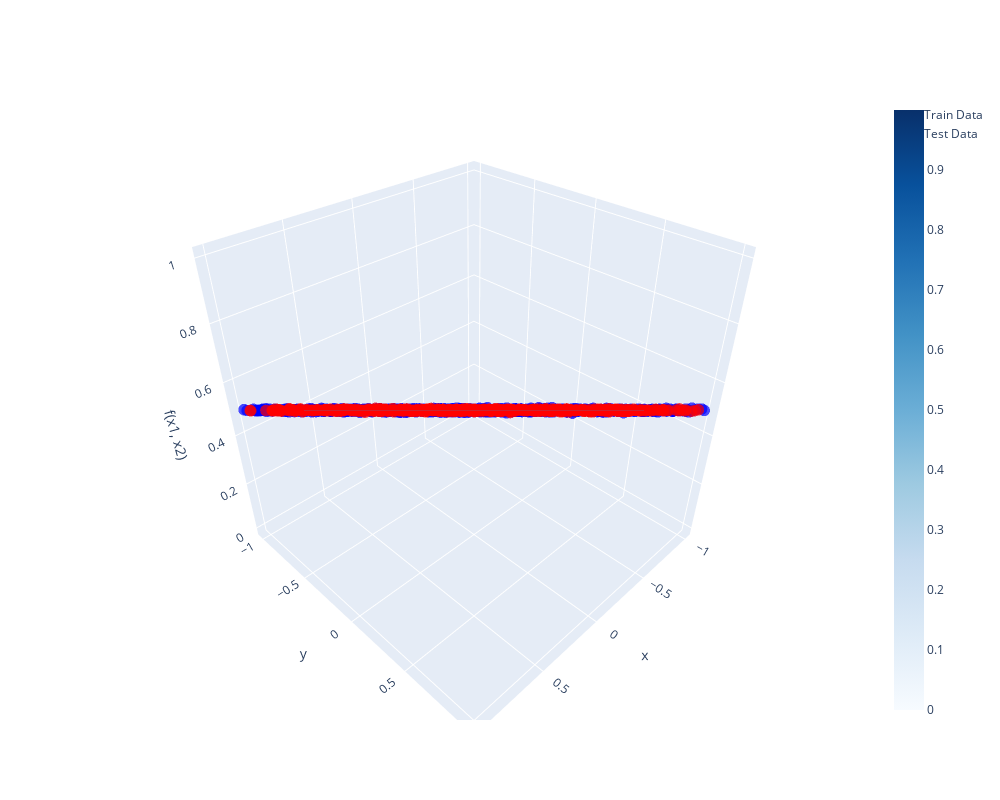

This figure's notebook cell:
### Code cell
## Define values in the z axis
z_values = f_output(x1_mesh, x2_mesh, 0)  # Usamos noise=0 para la superficie
## Min max scaler to z_values
z_values = min_max_scaler(z_values,y_min.numpy(),y_max.numpy())

# Crear Scatter3d para datos de entrenamiento y prueba
scatter_train = go.Scatter3d(
    x=X_train_tensor[:, 0],
    y=X_train_tensor[:, 1],
    z=y_train_tensor[:, 0],
    mode='markers',
    marker=dict(size=4, opacity=0.7, color='blue'),
    name='Train Data'
)

scatter_test = go.Scatter3d(
    x=X_test_tensor[:, 0],
    y=X_test_tensor[:, 1],
    z=y_test_tensor[:, 0],
    mode='markers',
    marker=dict(size=4, opacity=0.7, color='red'),
    name='Test Data'
)

# Crear la superficie para la función subyacente
surface_true = go.Surface(x=x1_mesh, y=x2_mesh, z=z_values, opacity=0.5, colorscale='Blues', name='True Function')

# Crear el gráfico
fig = go.Figure(data=[scatter_train, scatter_test, surface_true])
fig.update_layout(scene=dict(zaxis_title='f(x1, x2)',aspectmode='cube'),
    width=1000,  # Cambia el ancho de la figura
    height=800)
fig.update_coloraxes(showscale=False)
fig.show()

### Figure 1 — Plotly figure (JSON) as saved in the notebook; plotly's stock layout.template omitted (floating-point values rounded to 4 significant figures; data arrays with more than 128 entries replaced by an {"elided": "..."} marker saying what was removed)
{"data": [{"marker": {"color": "blue", "opacity": 0.7, "size": 4}, "mode": "markers", "name": "Train Data", "type": "scatter3d", "x": {"elided": "1875 float values"}, "y": {"elided": "1875 float values"}, "z": {"elided": "1875 float values"}}, {"marker": {"color": "red", "opacity": 0.7, "size": 4}, "mode": "markers", "name": "Test Data", "type": "scatter3d", "x": {"elided": "625 float values"}, "y": {"elided": "625 float values"}, "z": {"elided": "625 float values"}}, {"colorscale": [[0, "rgb(247,251,255)"], [0.125, "rgb(222,235,247)"], [0.25, "rgb(198,219,239)"], [0.375, "rgb(158,202,225)"], [0.5, "rgb(107,174,214)"], [0.625, "rgb(66,146,198)"], [0.75, "rgb(33,113,181)"], [0.875, "rgb(8,81,156)"], [1, "rgb(8,48,107)"]], "name": "True Function", "opacity": 0.5, "type": "surface", "x": {"elided": "50x50 float values"}, "y": {"elided": "50x50 float values"}, "z": {"elided": "50x50 float values"}}], "layout": {"coloraxis": {"showscale": false}, "height": 800, "scene": {"aspectmode": "cube", "zaxis": {"title": {"text": "f(x1, x2)"}}}, "width": 1000}}
